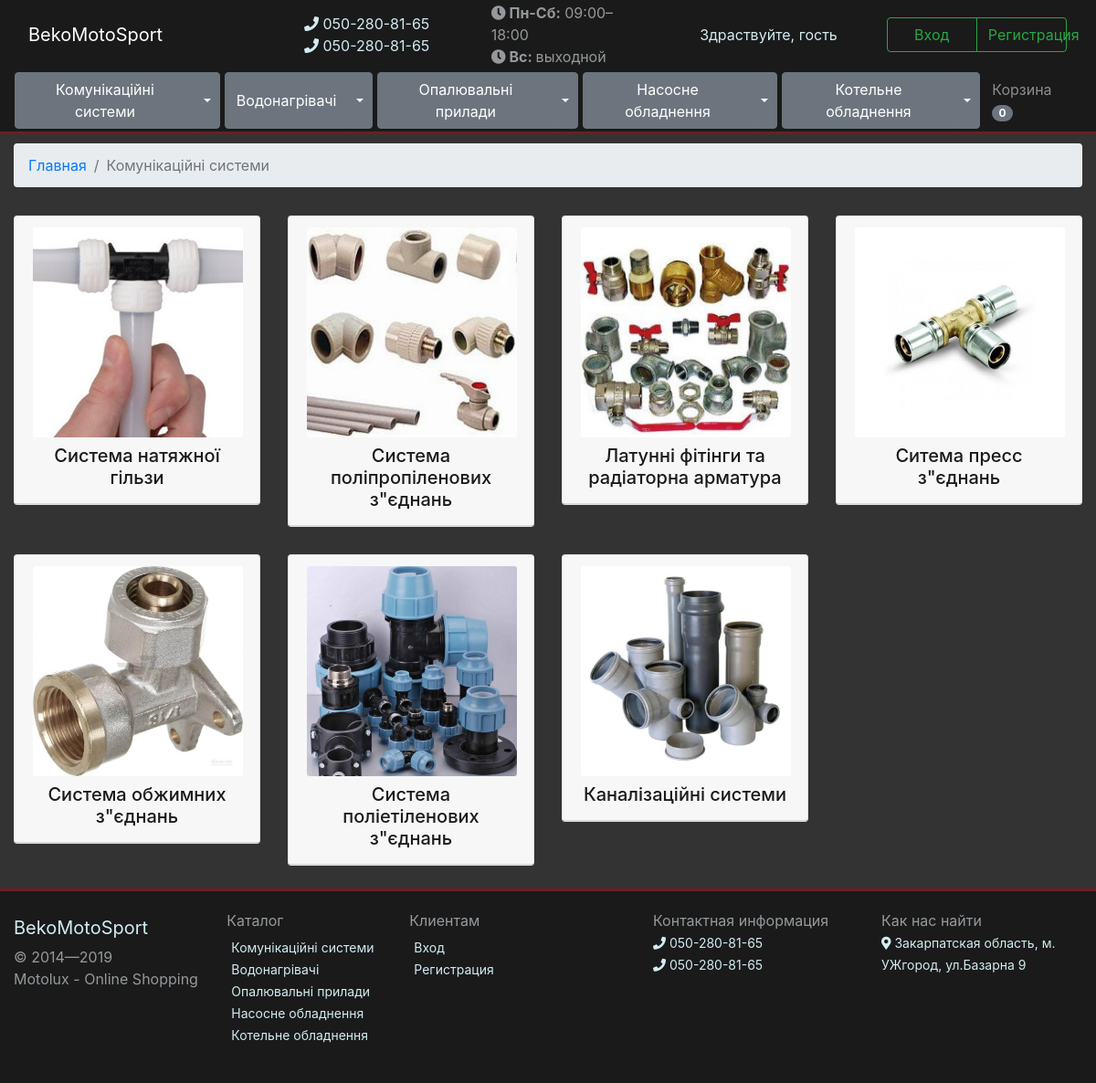
The app's page /komunkatsjn-sistemi with its own data.
### store/models.py (models this page shows, shortened)
class ParentCategory(models.Model):
    name = models.CharField(max_length=50)
    slug = models.SlugField(blank=True)
    image = models.ImageField(upload_to= image_folder, blank=True, default=None)
    def get_absolute_url(self):
        return reverse('parent_category_detail', kwargs={'parent_category_slug': self.slug})

class Category(models.Model):
    name = models.CharField(max_length=50)
    slug = models.SlugField(blank=True)
    parentCategory = models.ForeignKey(ParentCategory, on_delete=models.CASCADE, default=None, db_index=True)
    image = models.ImageField(upload_to=image_folder, blank=True, default=None)
    def get_absolute_url(self):
        return reverse('category_detail', kwargs={'category_slug': self.slug})

### store/views.py (the view, shortened to what this page needs)
# urls.py: path('<parent_category_slug>', parent_category_view, name='parent_category_detail'),
def parent_category_view(request, parent_category_slug):
    parrentCategories = ParentCategory.objects.all()
    categories = Category.objects.all()
    login_my = LoginForm(request.POST or None)
    register = RegistrationForm(request.POST or None)
    try:
        cart_id = request.session['cart_id']
        cart = Cart.objects.get(id=cart_id)
        request.session['total'] = cart.items.count()
    except:
        cart = Cart()
        cart.save()
        cart_id = cart.id
        request.session["cart_id"] = cart_id
        cart = Cart.objects.get(id=cart_id)
    try:
        parrentCategory = ParentCategory.objects.get(slug=parent_category_slug)
    except ParentCategory.DoesNotExist:
        parrentCategory = ParentCategory.objects.all()
    context = {
        'parrentCategories': parrentCategories,
        'categories': categories,
        'parrentCategory': parrentCategory,
        'cart': cart,
        'register': register,
        'login_my': login_my
    }
    return render(request, 'parrentCategory.html', context)

### store/templates/parrentCategory.html (shortened to what this page needs)
{% extends 'base.html' %}
{% load static %}
{% block content %}
    <article class="container-fluid">
    <nav aria-label="breadcrumb">
      <ol class="breadcrumb">
          <li class="breadcrumb-item"><a href="{% url 'base' %}">Главная</a></li>
          <li class="breadcrumb-item active" aria-current="page">{{ parrentCategory.name }}</li>
      </ol>
    </nav>
        <div class="row">
            <div class="col-12">
                <div class="row">
                    {% for category in categories %}
                        {% if category.parentCategory == parrentCategory %}
                            <div class="col-12 col-sm-6 col-md-6 col-lg-4 col-xl-3 row-cart">
                                <div class="card w-100 card-menu" style="width: 18rem;" onclick="location.href='{{  category.get_absolute_url }}'">
                                    <div class="card-header">
                                        <div class="card-img-container"><img src="{{  category.image.url }}" alt="" class="card-img-top card-img"></div>
                                        <h5 class="card-title text-center">{{ category.name }}</h5>
                                    </div>
                                </div>
                            </div>
                        {%  endif %}
                    {% endfor %}
                </div>
            </div>
        </div>
    </article>
{% endblock content %}

### store/templates/base.html (shortened to what this page needs)
{% load static %}
{% load crispy_forms_tags %}
<!DOCTYPE html>
<html lang="en">
    <head>
        <link rel="stylesheet" href="https://stackpath.bootstrapcdn.com/bootstrap/4.3.1/css/bootstrap.min.css">
        <link rel="stylesheet" href="https://use.fontawesome.com/releases/v5.8.1/css/all.css">
        <link rel="stylesheet" href="{% static 'css/base.css' %}">
    </head>
    <body>
        <header>
            <div class="navbar navbar-dark">
                <div class="col-xl-3 col-lg-3 col-md-4 col-sm-8 col-8">
                    <a class="navbar-brand" href="{% url 'base' %}">BekoMotoSport</a>
                </div>
                <div class="col-xl-2 col-lg-2 col-md-4 col-sm-4 col-4 d-none d-md-flex">
                    <div class="time_work">
                        <span><a href=""><i class="fas fa-phone"></i> 050-280-81-65</a></span><br>
                        <span><a href=""><i class="fas fa-phone"></i> 050-280-81-65</a></span><br>
                    </div>
                </div>
                <div class="col-xl-2 col-lg-3 col-md-4 d-none d-md-flex">
                    <div class="time_work">
                        <span><i class="fas fa-clock"></i><strong> Пн-Сб:</strong>&nbsp;09:00–18:00</span><br>
                        <span><i class="fas fa-clock"></i><strong> Вс: </strong><span style="line-height: 22px;">выходной</span></span>
                    </div>
                </div>
                <div class="col-xl-5 col-lg-4  col-md-12  col-sm-12  col-12 row">
                    {% if not request.user.is_authenticated %}
                        <p class="text-center col-xl-6 col-lg-12 col-md-6  col-sm-12 col-12" style="color: #d1ecf1;">Здраствуйте, гость</p>
                        <div class="btn-group col-xl-6 col-lg-12 col-md-6  col-sm-12 col-12">
                            <button type="button" class="btn btn-outline-success col-lg-6 col-md-6 col-sm-6 col-6" data-toggle="modal" data-target="#myModalLogin">Вход</button>
                            <button type="button" class="btn btn-outline-success col-lg-6 col-md-6 col-sm-6 col-6" data-toggle="modal" data-target="#myModalRegistration">Регистрация</button>
                        </div>
                    {% endif %}
                </div>
            </div>
            <nav class="navbar  navbar-dark navbar-expand-sm navbar-collapse">
                <div class="collapse navbar-collapse" id="navbar">
                    <ul class="navbar-nav mr-auto">
                        {% for parrentCategory in parrentCategories %}
                            <div class="btn-group">
                              <button type="button" onclick="location.href='{{ parrentCategory.get_absolute_url }}'" class="btn btn-secondary">{{ parrentCategory.name }}</button>
                              <button type="button" class="btn btn-secondary dropdown-toggle dropdown-toggle-split" data-toggle="dropdown" aria-haspopup="true" aria-expanded="false">
                              </button>
                            </div>
                        {% endfor %}
                    </ul>
                    <ul class="navbar-nav navbar-right">
                        <li><a href="{% url 'cart' %}" class="nav-link">Корзина <span class="badge badge-secondary badge-pill" id="cart_count">
                            {% if not request.session.total %}
                                0 {% else %} {{ request.session.total }}
                            {% endif %}
                        </span></a></li>
                    </ul>
                </div>
            </nav>
        </header>
    {% block content %}
    {% endblock content %}
    <footer class="container-fluid">
        <div class="row">
            <div class="col-xl-7 col-lg-7 col-md-4 col-sm-4 col-12">
                <div class="row">
                    <div class="col-xl-4 col-lg-5">
                        <a class="navbar-brand" href="{% url 'base' %}">BekoMotoSport</a>
                        <p>© 2014—2019</p>
                        <p>Motolux - Online Shopping</p>
                    </div>
                    <div class="col-xl-8 col-lg-7 d-none d-lg-flex">
                        <div class="row">
                            <div class="col-xl-6 col-lg-6" style="width: 200px">
                                <p>Каталог</p>
                                <ul>
                                    {% for parrentCategory in parrentCategories %}
                                        <li><a href="{{ parrentCategory.get_absolute_url }}">{{ parrentCategory.name }}</a></li>
                                    {% endfor %}
                                </ul>
                            </div>
                            <div class="col-xl-6 col-lg-6" style="width: 200px">
                                <p>Клиентам</p>
                                <ul>
                                    {% if request.user.is_authenticated %}
                                        <li><a href="{% url 'cart' %}">Корзина</a></li>
                                        <li><a href="{% url 'account' %}">Заказы</a></li>
                                        <li><a href="{% url 'logout' %}">Выйти</a></li>
                                    {% else %}
                                        <li><a href="" data-toggle="modal" data-target="#myModalLogin">Вход</a></li>
                                        <li><a href="" data-toggle="modal" data-target="#myModalRegistration">Регистрация</a></li>
                                    {% endif %}
                                </ul>
                            </div>
                        </div>
                    </div>
                </div>
            </div>
            <div class="col-xl-5 col-lg-5 col-md-8 col-sm-8 col-12">
                <div class="row">
                    <div class="col-xl-6 col-lg-6 col-md-6">
                        <p>Контактная информация</p>
                        <div><a target="_blank" href=""><i class="fas fa-phone"></i> 050-280-81-65</a></div>
                        <div><a target="_blank" href=""><i class="fas fa-phone"></i> 050-280-81-65</a></div>
                    </div>
                    <div class="col-xl-6 col-lg-6 col-md-6">
                        <p>Как нас найти</p>
                        <div>
                            <a target="_blank" href="https://goo.gl/maps/CbkZKptCZQGsx5rQA">
                                <i class="fas fa-map-marker-alt"></i> Закарпатская область, м. УЖгород, ул.Базарна 9
                            </a>
                        </div>
                    </div>
                </div>
            </div>
        </div>
    </footer>
    </body>
</html>

### static_in_dev/css/base.css (style rules this page uses)
body { background-color: #333333; }
header { border-bottom: #721c24 solid 3px; background-color: #1a1a1a; }
header .time_work { margin-bottom: 0px; color: #95999c; }
header a { color: #d1ecf1; }
footer { padding: 20px 20px 20px 20px; border-top: #721c24 solid 3px; background-color: #1a1a1a; }
footer p { margin-bottom: 0px; color: #95999c; }
footer a { font-size: 14px; color: #d1ecf1; }
footer ul { padding: 5px; }
footer li { list-style: none; }

### store/templates/base.html (style rules this page uses)
.navbar-nav.mr-auto .btn-group { margin: 0 5px 0 0; }
article { min-height: 363px; margin: 10px 0 10px 0; }
div.col-xl-5.col-lg-4.col-md-12.col-sm-12.col-12.row > p { margin: auto; }
.card-img-container { height: 230px; width: 230px; margin: 0 auto; }
.card-img { height: 230px; width: 230px; }
.row-cart { margin: 15px 0 15px 0; }
h5.card-title.text-center { margin: .50rem 0 .25rem 0; color: #1a1a1a; }
header .navbar { padding: 2px 16px; }

### records on screen
ParentCategory: name "Комунікаційні системи"
ParentCategory: name "Водонагрівачі"
ParentCategory: name "Опалювальні прилади"
ParentCategory: name "Насосне обладнення"
ParentCategory: name "Котельне обладнення"
Category: image (picture), name "Система натяжної гільзи"
Category: image (picture), name "Система поліпропіленових з\"єднань"
Category: image (picture), name "Латунні фітінги та радіаторна арматура"
Category: image (picture), name "Ситема пресс з\"єднань"
Category: image (picture), name "Система обжимних з\"єднань"
Category: image (picture), name "Система поліетіленових з\"єднань"
Category: image (picture), name "Каналізаційні системи"
